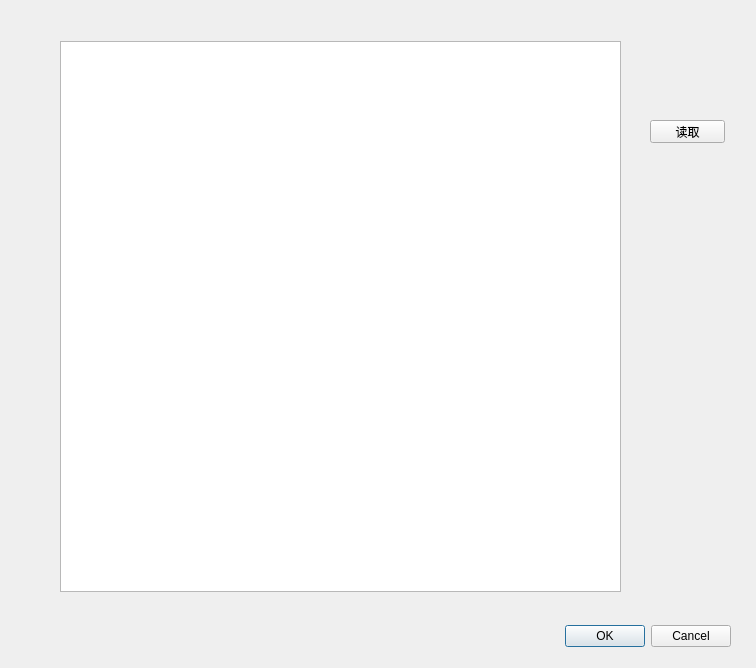
<?xml version="1.0" encoding="UTF-8"?>
<ui version="4.0">
 <class>Dialog_SensorAddr</class>
 <widget class="QDialog" name="Dialog_SensorAddr">
  <property name="geometry">
   <rect>
    <x>0</x>
    <y>0</y>
    <width>756</width>
    <height>668</height>
   </rect>
  </property>
  <property name="windowTitle">
   <string>传感器寄存器读写</string>
  </property>
  <widget class="QDialogButtonBox" name="buttonBox">
   <property name="geometry">
    <rect>
     <x>390</x>
     <y>620</y>
     <width>341</width>
     <height>32</height>
    </rect>
   </property>
   <property name="orientation">
    <enum>Qt::Horizontal</enum>
   </property>
   <property name="standardButtons">
    <set>QDialogButtonBox::Cancel|QDialogButtonBox::Ok</set>
   </property>
  </widget>
  <widget class="QTableView" name="tableView">
   <property name="geometry">
    <rect>
     <x>60</x>
     <y>41</y>
     <width>561</width>
     <height>551</height>
    </rect>
   </property>
  </widget>
  <widget class="QPushButton" name="pushButton">
   <property name="geometry">
    <rect>
     <x>650</x>
     <y>120</y>
     <width>75</width>
     <height>23</height>
    </rect>
   </property>
   <property name="text">
    <string>读取</string>
   </property>
  </widget>
 </widget>
 <resources/>
 <connections>
  <connection>
   <sender>buttonBox</sender>
   <signal>accepted()</signal>
   <receiver>Dialog_SensorAddr</receiver>
   <slot>accept()</slot>
   <hints>
    <hint type="sourcelabel">
     <x>248</x>
     <y>254</y>
    </hint>
    <hint type="destinationlabel">
     <x>157</x>
     <y>274</y>
    </hint>
   </hints>
  </connection>
  <connection>
   <sender>buttonBox</sender>
   <signal>rejected()</signal>
   <receiver>Dialog_SensorAddr</receiver>
   <slot>reject()</slot>
   <hints>
    <hint type="sourcelabel">
     <x>316</x>
     <y>260</y>
    </hint>
    <hint type="destinationlabel">
     <x>286</x>
     <y>274</y>
    </hint>
   </hints>
  </connection>
 </connections>
</ui>
